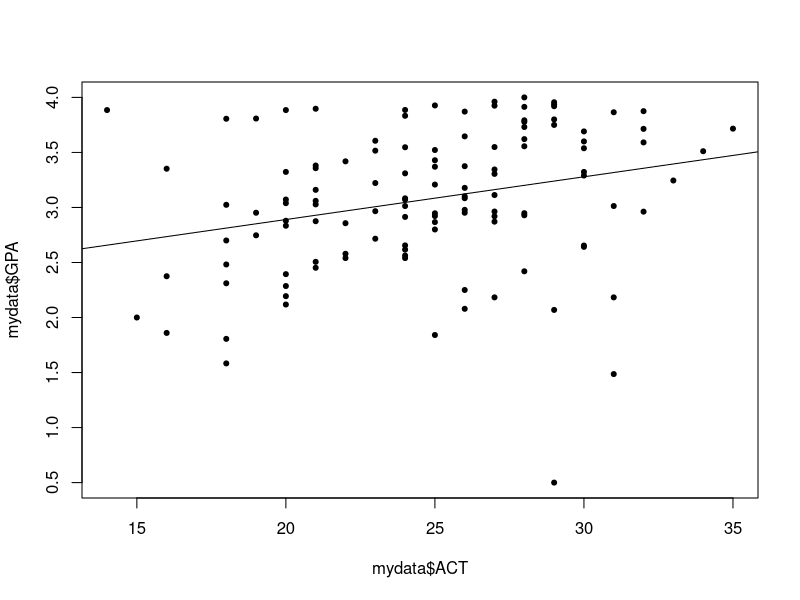

Write the R code that produced this figure.
setwd("/Users/Qihong/Dropbox/Current Courses/STAT333/333hw3")
rm(list = ls())

# read the data 
mydata = read.table("CH01PR19.txt", header = F)
colnames(mydata)[1] = "GPA"
colnames(mydata)[2] = "ACT"

# visualize the regression line 
lm.fit = lm(GPA ~ ACT, data = mydata)
plot(mydata$ACT, mydata$GPA, pch = 20)
abline(lm.fit)
summary(lm.fit)

#####################BEGIN HW3##########################################

#################################
######### TEXTBOOK 2.13 #########
#################################
# obtain a 95 percent interval estimate of the mean freshman GPA 
# for students whose ACT test score is 28. 
# Interpret your confidence interval.


# a) 
newdata = data.frame(ACT = 28)
predict(lm.fit, newdata, interval = "confidence", level = 0.95)

# b)
predict(lm.fit, newdata, interval = "prediction", level = 0.95)

# c) yes, b is wider than a, because ... 

# d) 
# Confidence band
W = sqrt(2 * qf(.95,2,118))
W



#################################
######### TEXTBOOK 2.23 #########
#################################

# a) compute it by hand! 
anova(lm.fit)
sum((mydata$GPA - mean(mydata$GPA))^2)

# b)
# MSR = 3.5878, MSE = 0.3383
# if there are the same... 

# c) F test beta1 = 0

# d) 


# e) get r, attach the right sign
cor(mydata$GPA,mydata$ACT)

# f) explain r and r square

